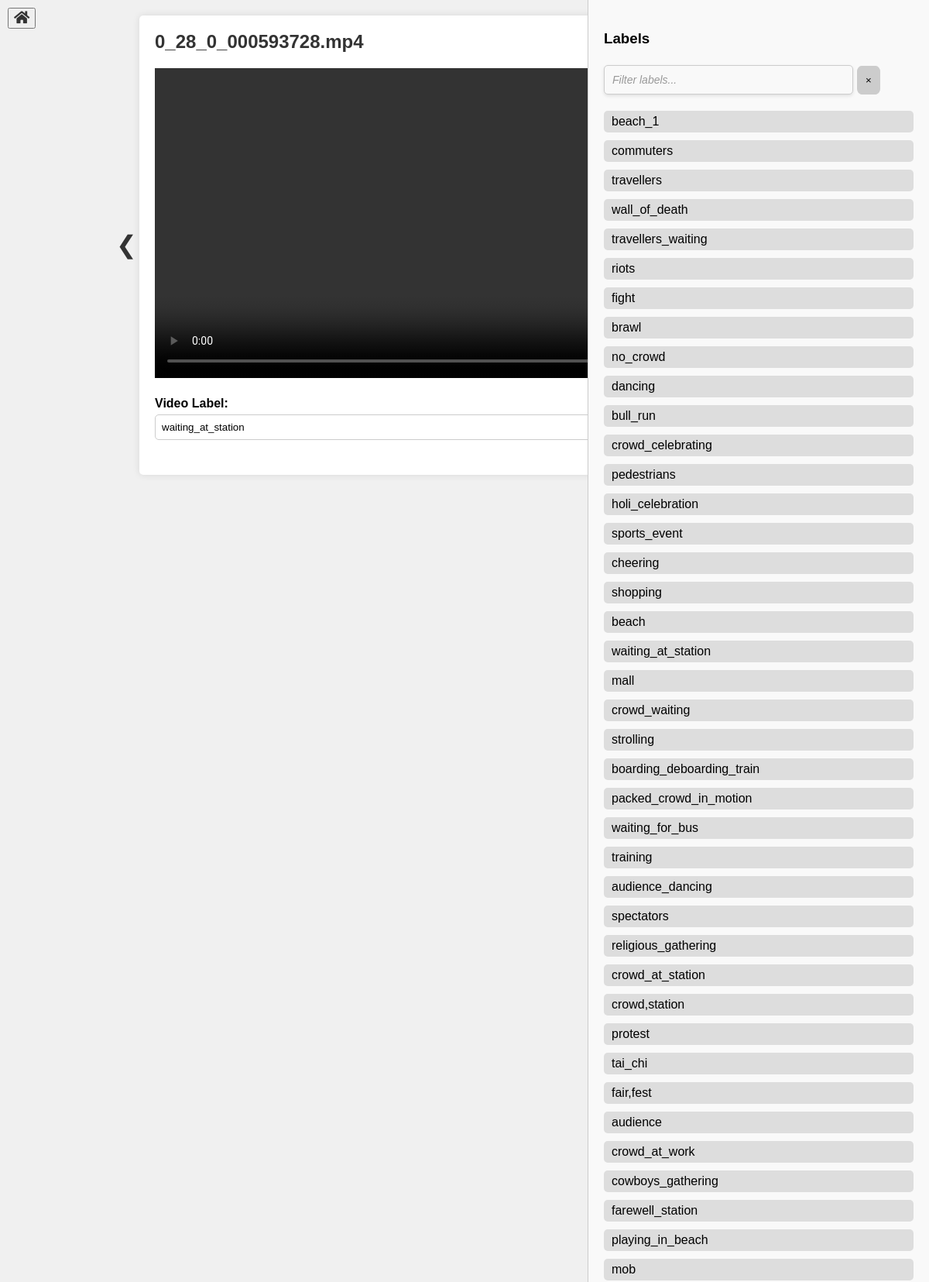
The app's page /play/0_28_0_000593728.mp4/ (upper part) with its own data.
### videolabel/models.py (models this page shows, shortened)
class Video(models.Model):
    video_name = models.CharField(max_length=100)
    label = models.ForeignKey(Label, on_delete=models.CASCADE, null=True, related_name='videos')

class Label(models.Model):
    name = models.CharField(max_length=100, unique=True, blank=True, null=True)
    last_used = models.DateTimeField(auto_now=True)
    class Meta:
        ordering = ['-last_used']

### videolabel/views.py (the view, shortened to what this page needs)
# urls.py: path('play/<str:video_name>/', views.play_video, name='play_video'),
def play_video(request, video_name):
    video_url = f'/media/{video_name}'
    success_message = None
    current_video = get_object_or_404(Video, video_name=video_name)
    prev_video = Video.objects.filter(id__lt=current_video.id).order_by('-id').first()
    next_video = Video.objects.filter(id__gt=current_video.id).order_by('id').first()
    video_labels = Label.objects.filter(~Q(name=None)).order_by('-last_used')
    context = {
        'video_url': video_url,
        'video_name': video_name,
        'success_message': success_message,
        'current_video': current_video,
        'current_label': current_video.label.name if current_video.label else '',
        'prev_video': prev_video,
        'next_video': next_video,
        'video_labels': video_labels
    }
    return render(request, 'videolabel/play_video.html', context)

### videolabel/templates/videolabel/play_video.html (shortened to what this page needs)
<!DOCTYPE html>
<html lang="en">
    <head>
        <link rel="stylesheet" href="https://cdnjs.cloudflare.com/ajax/libs/font-awesome/5.15.4/css/all.min.css">
    </head>
    <body>
        <button class="home-button" onclick="location.href='/'">
            <i class="fas fa-home"></i>
        </button>
        <div class="container">
            {% if prev_video %}
                <a class="arrow prev" href="{% url 'play_video' prev_video.video_name %}">&#10094;</a>
            {% endif %}
            <h2>{{ video_name }}</h2>
            <video controls>
                <source src="{{ video_url }}" type="video/mp4">
            </video>
            {% if next_video %}
                <a class="arrow next" href="{% url 'play_video' next_video.video_name %}">&#10095;</a>
            {% endif %}
            <form method="post">
                <label for="video_label">Video Label:</label>
                <input type="text" id="video_label" name="video_label" value="{{ current_label }}">
                <button type="submit">Submit</button>
            </form>
            <div class="labels-container">
                <h3>Labels</h3>
                <div id="filter-container">
                    <input type="text" id="filter-labels" placeholder="Filter labels...">
                    <button id="clear-button">&times;</button>
                </div>
                <ul>
                    {% for label in video_labels %}
                        {% if label.name %}
                            <li class="label-item" data-label-id="{{ label.id }}">{{ label.name }}</li>
                        {% endif %}
                    {% endfor %}
                </ul>
            </div>
        </div>
    </body>
</html>

### videolabel/templates/videolabel/play_video.html (style rules this page uses)
body { font-family: Arial, sans-serif; margin: 0; padding: 0; background-color: #f0f0f0; }
.container { max-width: 800px; margin: 20px auto; padding: 20px; background-color: #fff; border-radius: 5px; box-shadow: 0 0 10px rgba(0, 0, 0, 0.1); position: relative; }
h2 { color: #333; margin-top: 0; }
video { width: 100%; height: auto; margin-bottom: 20px; }
form { margin-bottom: 20px; }
label { font-weight: bold; }
input[type="text"] { width: calc(100% - 100px); padding: 8px; margin: 5px 0; border: 1px solid #ccc; border-radius: 5px; }
button[type="submit"] { padding: 8px 15px; background-color: #333; color: #fff; border: none; border-radius: 5px; cursor: pointer; }
ul { list-style-type: none; padding: 0; }
li { margin-bottom: 5px; }
a { color: #333; text-decoration: none; margin-right: 10px; }
.prev, .next { position: absolute; top: 50%; transform: translateY(-50%); color: #333; font-size: 24px; text-decoration: none; }
.prev { left: -30px; }
.next { right: -30px; }
.arrow { font-size: 32px; color: #333; text-decoration: none; }
.home-button { position: absolute; top: 10px; left: 10px; font-size: 18px; color: #333; text-decoration: none; }
.labels-container { position: fixed; top: 0; right: 0; width: 400px; padding: 20px; background-color: #f9f9f9; border-left: 1px solid #ccc; height: 100%; overflow-y: auto; }
.label-item { margin-bottom: 10px; cursor: pointer; padding: 5px 10px; background-color: #ddd; border-radius: 5px; transition: background-color 0.3s; }
#filter-labels { border: 1px solid #ccc; border-radius: 5px; padding: 10px; margin: 5px 0; box-shadow: 0 2px 4px rgba(0, 0, 0, 0.1); transition: border-color 0.3s ease; background-color: #f9f9f9; width: 100%; max-width: 300px; font-family: Arial, sans-serif; font-size: 14px; font-weight: normal; cursor: text; flex: 1 }
#filter-labels::placeholder { color: #999; font-style: italic; }
#filter-container { display: flex; align-items: center; }
#clear-button { background-color: #ccc; border: 1px solid #ccc; border-radius: 20%; padding: 10px; margin-left: 5px; cursor: pointer; display: flex; align-items: center; justify-content: center; }

### records on screen
Video: video_name "0_28_0_000593728.mp4"
Label: video_label "waiting_at_station", name "waiting_at_station"
Label: name "beach_1"
Label: name "commuters"
Label: name "travellers"
Label: name "wall_of_death"
Label: name "travellers_waiting"
Label: name "riots"
Label: name "fight"
Label: name "brawl"
Label: name "no_crowd"
Label: name "dancing"
Label: name "bull_run"
Label: name "crowd_celebrating"
Label: name "pedestrians"
Label: name "holi_celebration"
Label: name "sports_event"
Label: name "cheering"
Label: name "shopping"
Label: name "beach"
Label: name "mall"
Label: name "crowd_waiting"
Label: name "strolling"
Label: name "boarding_deboarding_train"
Label: name "packed_crowd_in_motion"
Label: name "waiting_for_bus"
Label: name "training"
Label: name "audience_dancing"
Label: name "spectators"
Label: name "religious_gathering"
Label: name "crowd_at_station"
Label: name "crowd,station"
Label: name "protest"
Label: name "tai_chi"
Label: name "fair,fest"
Label: name "audience"
Label: name "crowd_at_work"
Label: name "cowboys_gathering"
Label: name "farewell_station"
Label: name "playing_in_beach"
Label: name "mob"
